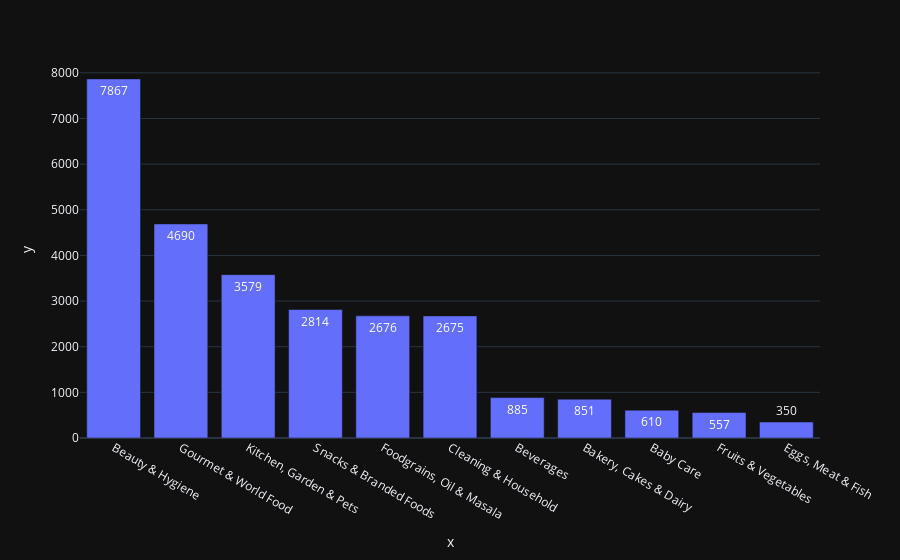

Notebook code for this chart:
### Code cell
px.bar(x=df.category.value_counts().index,y=df.category.value_counts(),text=df.category.value_counts(),template='plotly_dark')

### Figure 1 — Plotly figure (JSON) as saved in the notebook; plotly's stock layout.template omitted (floating-point values rounded to 4 significant figures)
{"data": [{"alignmentgroup": "True", "hovertemplate": "x=%{x}<br>y=%{y}<br>text=%{text}<extra></extra>", "legendgroup": "", "marker": {"color": "#636efa", "pattern": {"shape": ""}}, "name": "", "offsetgroup": "", "orientation": "v", "showlegend": false, "text": [7867, 4690, 3579, 2814, 2676, 2675, 885, 851, 610, 557, 350], "textposition": "auto", "type": "bar", "x": ["Beauty & Hygiene", "Gourmet & World Food", "Kitchen, Garden & Pets", "Snacks & Branded Foods", "Foodgrains, Oil & Masala", "Cleaning & Household", "Beverages", "Bakery, Cakes & Dairy", "Baby Care", "Fruits & Vegetables", "Eggs, Meat & Fish"], "xaxis": "x", "y": [7867, 4690, 3579, 2814, 2676, 2675, 885, 851, 610, 557, 350], "yaxis": "y"}], "layout": {"autosize": true, "barmode": "relative", "legend": {"tracegroupgap": 0}, "margin": {"t": 60}, "xaxis": {"anchor": "y", "autorange": true, "domain": [0, 1], "range": [-0.5, 10.5], "title": {"text": "x"}, "type": "category"}, "yaxis": {"anchor": "x", "autorange": true, "domain": [0, 1], "range": [0, 8281.0], "title": {"text": "y"}, "type": "linear"}}}
